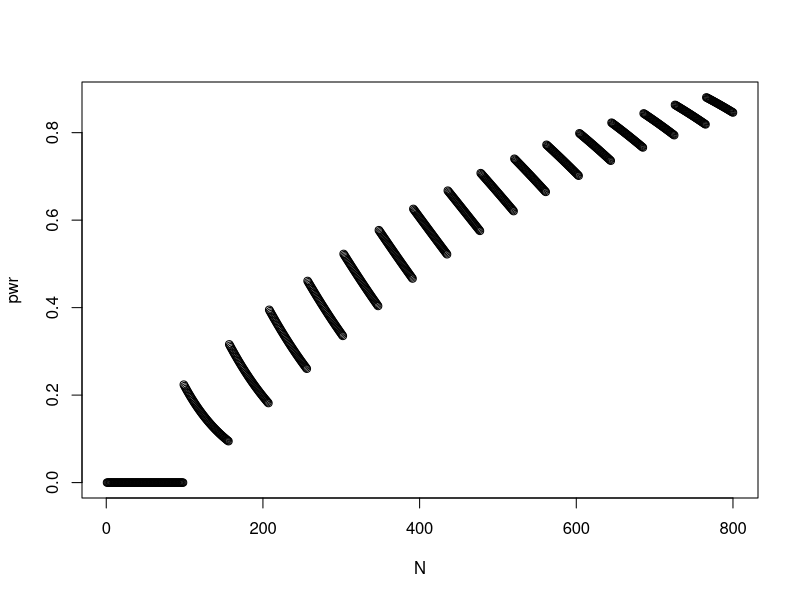

Here is the R script that generated this plot:
## ---- chunk 1

n <- 200
x <- 0:3
pbinom(x, n, 0.03)

## ---- chunk 2
n <- 200
x <- 1
pbinom(x, n, 0.015)
## ---- chunk 3
alpha <- 0.05
n <- 400 # Number of trials
x <- 0:100 # Number of successes

# The probability of outcome x under the null hypothesis that p = 0.03
nullProb <- pbinom(x, n, 0.03) 


# The maximum x-value that returns a probability smaller than alpha
xMax <- max(x[nullProb < alpha])

pbinom(xMax, n, 0.015)
## ---- chunk 4
#| label: fig-power-vs-n
#| fig-cap: Power vs number of trials.
#| warning: false


alpha <- 0.05
N <- 1:800 # Number of trials
pwr <- c() # Initiate vector for storage


for (n in N) {
  
  x <- 0:n
  
  nullProb <- pbinom(x, n, 0.03)
  
  xMax <- max(x[nullProb < alpha])
  pwr[n] <- pbinom(xMax, n, 0.015)
}

plot(N, pwr)

